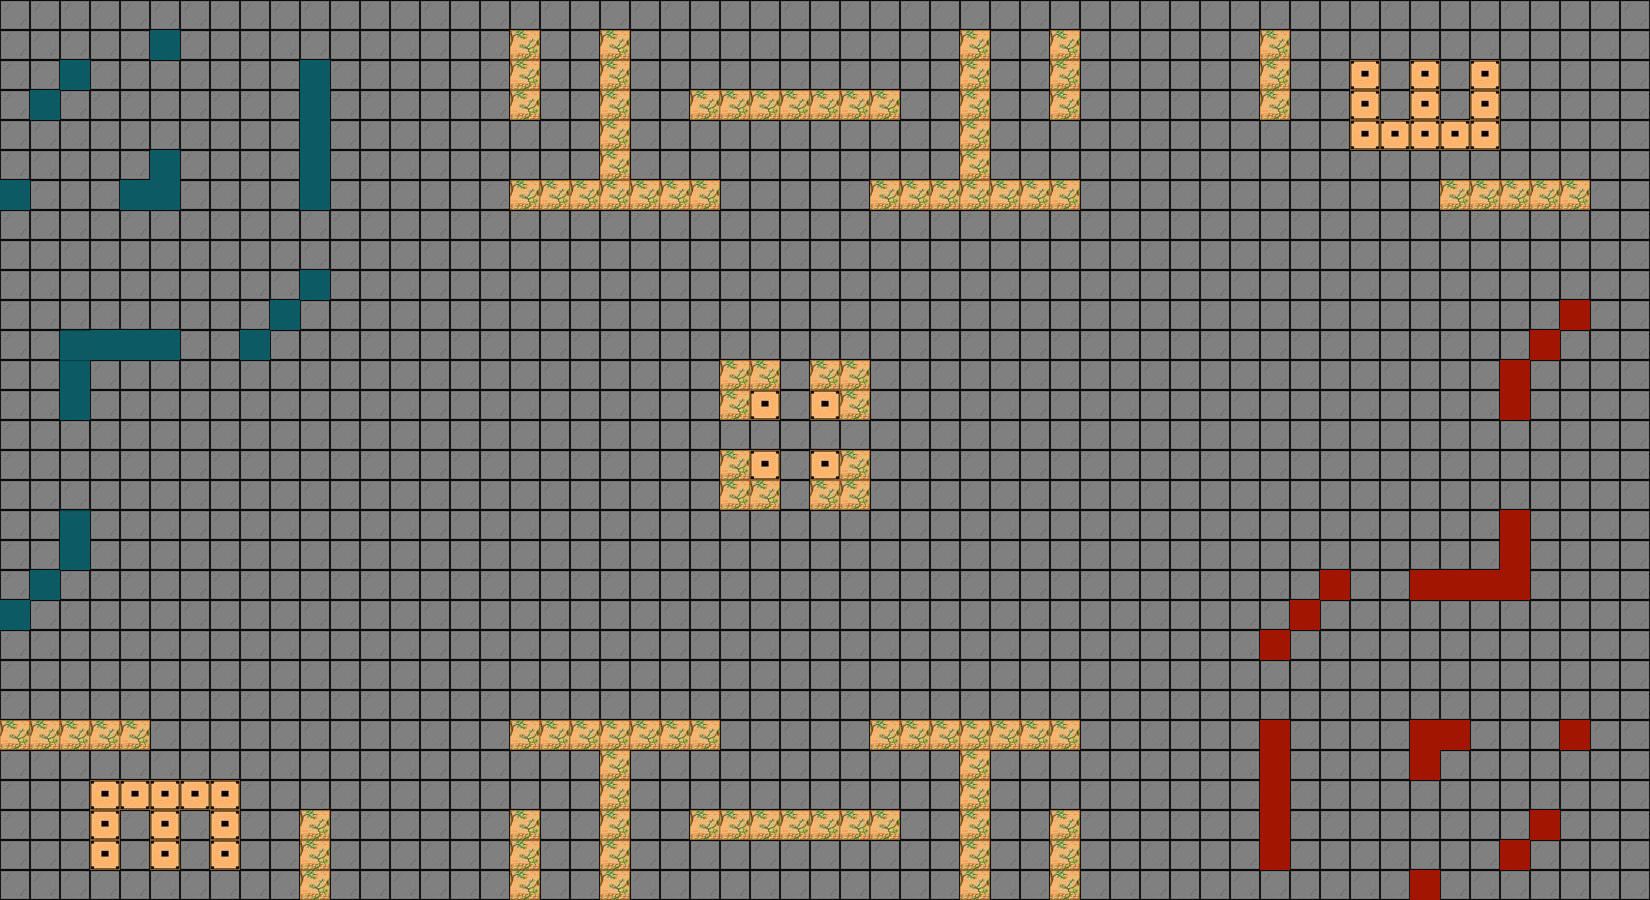

A 2D game scene composited from a Tiled map and its tileset images. What follows is a short description and the map's XML, with every tile layer's data as written:
An orthogonal 55x30 tile map with 30x30 px tiles, 1 tile layer (Слой тайлов 1).

<map version="1.4" tiledversion="1.4.3" orientation="orthogonal" renderorder="right-down" width="55" height="30" tilewidth="30" tileheight="30" infinite="0" nextlayerid="2" nextobjectid="1">
 <tileset firstgid="1" source="map2_tiles.tsx" />
 <layer id="1" name="Слой тайлов 1" width="55" height="30">
  <data encoding="csv">
10,10,10,10,10,10,10,10,10,10,10,10,10,10,10,10,10,10,10,10,10,10,10,10,10,10,10,10,10,10,10,10,10,10,10,10,10,10,10,10,10,10,10,10,10,10,10,10,10,10,10,10,10,10,10,
10,10,10,10,10,6,10,10,10,10,10,10,10,10,10,10,10,1,10,10,1,10,10,10,10,10,10,10,10,10,10,10,1,10,10,1,10,10,10,10,10,10,1,10,10,10,10,10,10,10,10,10,10,10,10,
10,10,6,10,10,10,10,10,10,10,6,10,10,10,10,10,10,1,10,10,1,10,10,10,10,10,10,10,10,10,10,10,1,10,10,1,10,10,10,10,10,10,1,10,10,2,10,2,10,2,10,10,10,10,10,
10,6,10,10,10,10,10,10,10,10,6,10,10,10,10,10,10,1,10,10,1,10,10,1,1,1,1,1,1,1,10,10,1,10,10,1,10,10,10,10,10,10,1,10,10,2,10,2,10,2,10,10,10,10,10,
10,10,10,10,10,10,10,10,10,10,6,10,10,10,10,10,10,10,10,10,1,10,10,10,10,10,10,10,10,10,10,10,1,10,10,10,10,10,10,10,10,10,10,10,10,2,2,2,2,2,10,10,10,10,10,
10,10,10,10,10,6,10,10,10,10,6,10,10,10,10,10,10,10,10,10,1,10,10,10,10,10,10,10,10,10,10,10,1,10,10,10,10,10,10,10,10,10,10,10,10,10,10,10,10,10,10,10,10,10,10,
6,10,10,10,6,6,10,10,10,10,6,10,10,10,10,10,10,1,1,1,1,1,1,1,10,10,10,10,10,1,1,1,1,1,1,1,10,10,10,10,10,10,10,10,10,10,10,10,1,1,1,1,1,10,10,
10,10,10,10,10,10,10,10,10,10,10,10,10,10,10,10,10,10,10,10,10,10,10,10,10,10,10,10,10,10,10,10,10,10,10,10,10,10,10,10,10,10,10,10,10,10,10,10,10,10,10,10,10,10,10,
10,10,10,10,10,10,10,10,10,10,10,10,10,10,10,10,10,10,10,10,10,10,10,10,10,10,10,10,10,10,10,10,10,10,10,10,10,10,10,10,10,10,10,10,10,10,10,10,10,10,10,10,10,10,10,
10,10,10,10,10,10,10,10,10,10,6,10,10,10,10,10,10,10,10,10,10,10,10,10,10,10,10,10,10,10,10,10,10,10,10,10,10,10,10,10,10,10,10,10,10,10,10,10,10,10,10,10,10,10,10,
10,10,10,10,10,10,10,10,10,6,10,10,10,10,10,10,10,10,10,10,10,10,10,10,10,10,10,10,10,10,10,10,10,10,10,10,10,10,10,10,10,10,10,10,10,10,10,10,10,10,10,10,8,10,10,
10,10,4,6,6,6,10,10,6,10,10,10,10,10,10,10,10,10,10,10,10,10,10,10,10,10,10,10,10,10,10,10,10,10,10,10,10,10,10,10,10,10,10,10,10,10,10,10,10,10,10,8,10,10,10,
10,10,4,10,10,10,10,10,10,10,10,10,10,10,10,10,10,10,10,10,10,10,10,10,1,1,10,1,1,10,10,10,10,10,10,10,10,10,10,10,10,10,10,10,10,10,10,10,10,10,8,10,10,10,10,
10,10,6,10,10,10,10,10,10,10,10,10,10,10,10,10,10,10,10,10,10,10,10,10,1,2,10,2,1,10,10,10,10,10,10,10,10,10,10,10,10,10,10,10,10,10,10,10,10,10,8,10,10,10,10,
10,10,10,10,10,10,10,10,10,10,10,10,10,10,10,10,10,10,10,10,10,10,10,10,10,10,10,10,10,10,10,10,10,10,10,10,10,10,10,10,10,10,10,10,10,10,10,10,10,10,10,10,10,10,10,
10,10,10,10,10,10,10,10,10,10,10,10,10,10,10,10,10,10,10,10,10,10,10,10,1,2,10,2,1,10,10,10,10,10,10,10,10,10,10,10,10,10,10,10,10,10,10,10,10,10,10,10,10,10,10,
10,10,10,10,10,10,10,10,10,10,10,10,10,10,10,10,10,10,10,10,10,10,10,10,1,1,10,1,1,10,10,10,10,10,10,10,10,10,10,10,10,10,10,10,10,10,10,10,10,10,10,10,10,10,10,
10,10,4,10,10,10,10,10,10,10,10,10,10,10,10,10,10,10,10,10,10,10,10,10,10,10,10,10,10,10,10,10,10,10,10,10,10,10,10,10,10,10,10,10,10,10,10,10,10,10,8,10,10,10,10,
10,10,6,10,10,10,10,10,10,10,10,10,10,10,10,10,10,10,10,10,10,10,10,10,10,10,10,10,10,10,10,10,10,10,10,10,10,10,10,10,10,10,10,10,10,10,10,10,10,10,8,10,10,10,10,
10,6,10,10,10,10,10,10,10,10,10,10,10,10,10,10,10,10,10,10,10,10,10,10,10,10,10,10,10,10,10,10,10,10,10,10,10,10,10,10,10,10,10,10,8,10,10,8,8,8,8,10,10,10,10,
6,10,10,10,10,10,10,10,10,10,10,10,10,10,10,10,10,10,10,10,10,10,10,10,10,10,10,10,10,10,10,10,10,10,10,10,10,10,10,10,10,10,10,8,10,10,10,10,10,10,10,10,10,10,10,
10,10,10,10,10,10,10,10,10,10,10,10,10,10,10,10,10,10,10,10,10,10,10,10,10,10,10,10,10,10,10,10,10,10,10,10,10,10,10,10,10,10,8,10,10,10,10,10,10,10,10,10,10,10,10,
10,10,10,10,10,10,10,10,10,10,10,10,10,10,10,10,10,10,10,10,10,10,10,10,10,10,10,10,10,10,10,10,10,10,10,10,10,10,10,10,10,10,10,10,10,10,10,10,10,10,10,10,10,10,10,
10,10,10,10,10,10,10,10,10,10,10,10,10,10,10,10,10,10,10,10,10,10,10,10,10,10,10,10,10,10,10,10,10,10,10,10,10,10,10,10,10,10,10,10,10,10,10,10,10,10,10,10,10,10,10,
1,1,1,1,1,10,10,10,10,10,10,10,10,10,10,10,10,1,1,1,1,1,1,1,10,10,10,10,10,1,1,1,1,1,1,1,10,10,10,10,10,10,8,10,10,10,10,8,8,10,10,10,8,10,10,
10,10,10,10,10,10,10,10,10,10,10,10,10,10,10,10,10,10,10,10,1,10,10,10,10,10,10,10,10,10,10,10,1,10,10,10,10,10,10,10,10,10,8,10,10,10,10,8,10,10,10,10,10,10,10,
10,10,10,2,2,2,2,2,10,10,10,10,10,10,10,10,10,10,10,10,1,10,10,10,10,10,10,10,10,10,10,10,1,10,10,10,10,10,10,10,10,10,8,10,10,10,10,10,10,10,10,10,10,10,10,
10,10,10,2,10,2,10,2,10,10,1,10,10,10,10,10,10,1,10,10,1,10,10,1,1,1,1,1,1,1,10,10,1,10,10,1,10,10,10,10,10,10,8,10,10,10,10,10,10,10,10,8,10,10,10,
10,10,10,2,10,2,10,2,10,10,1,10,10,10,10,10,10,1,10,10,1,10,10,10,10,10,10,10,10,10,10,10,1,10,10,1,10,10,10,10,10,10,8,10,10,10,10,10,10,10,8,10,10,10,10,
10,10,10,10,10,10,10,10,10,10,1,10,10,10,10,10,10,1,10,10,1,10,10,10,10,10,10,10,10,10,10,10,1,10,10,1,10,10,10,10,10,10,10,10,10,10,10,8,10,10,10,10,10,10,10
</data>
 </layer>
</map>